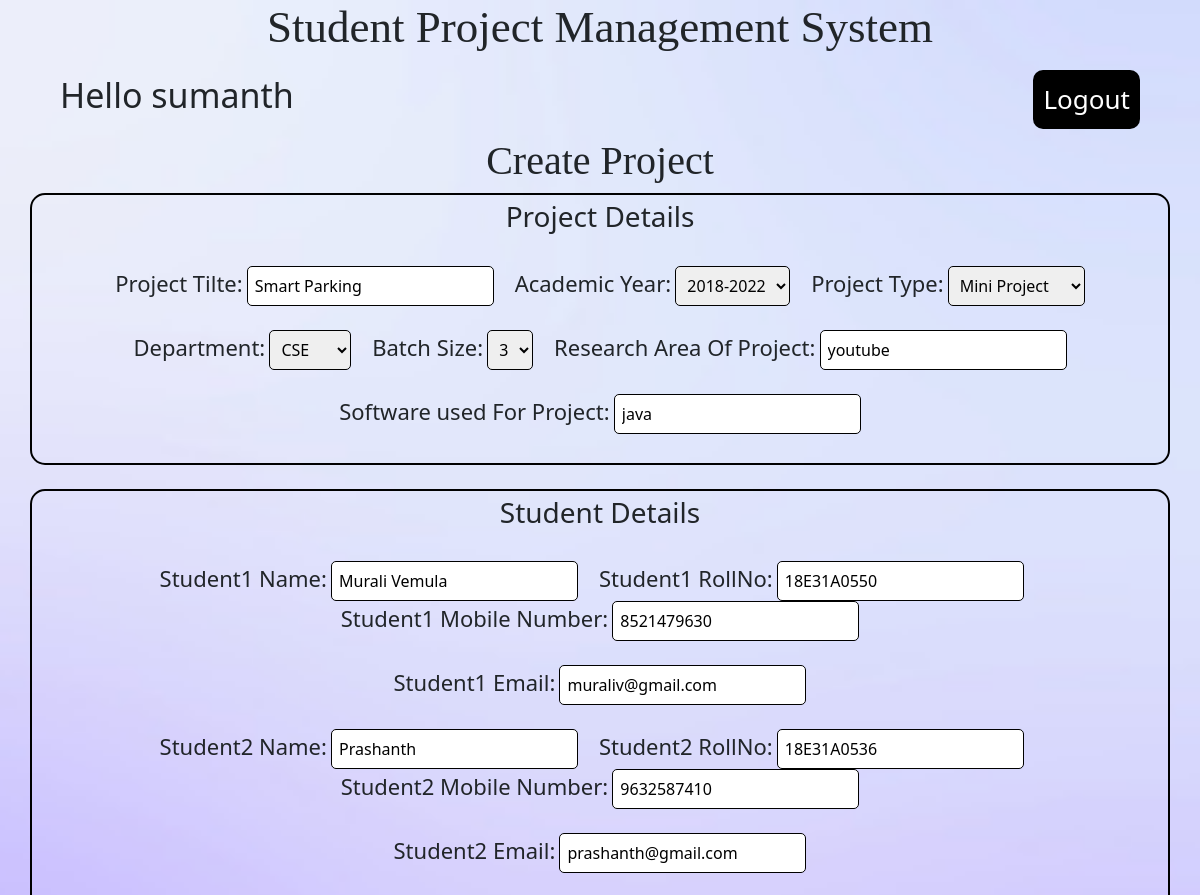
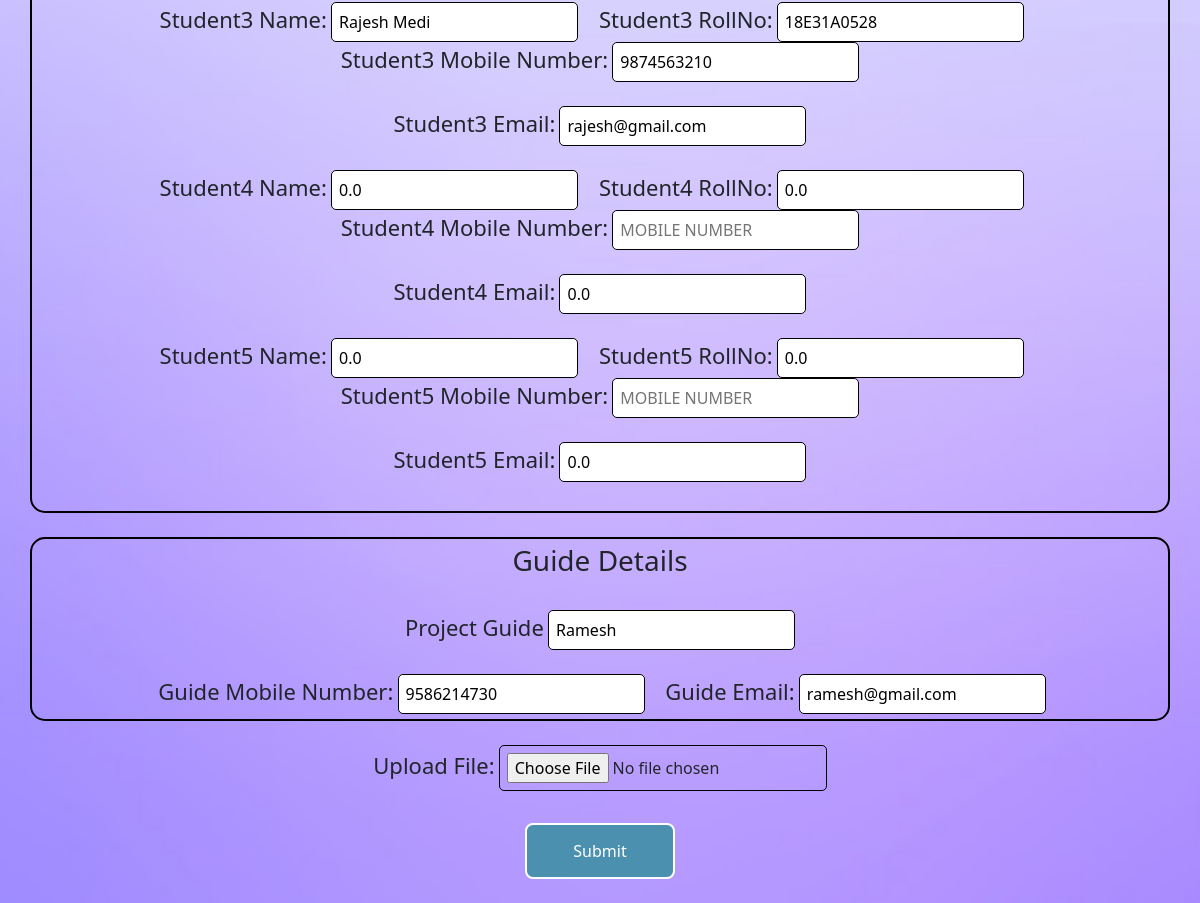
Page /update/67/ (signed in) on the committed database (2 pictures, top to bottom).
### collegeproject/models.py (models this page shows, shortened)
class Project(models.Model):
    Title=models.CharField(null=True, blank=True,max_length=100)
    Academic=models.CharField(null=True, blank=True,max_length=100)
    ProjectType=models.CharField(null=True, blank=True,max_length=100)
    Department=models.CharField(null=True, blank=True,max_length=100)
    GroupSize=models.IntegerField(null=True, blank=True)
    StudentName1=models.CharField(null=True, blank=True,max_length=100)
    StudentRollno1=models.CharField(null=True, blank=True,max_length=100)
    StudentMobileNumber1 = models.IntegerField(null=True, blank=True)
    StudentEmail1 = models.EmailField(null=True, blank=True,max_length=100)
    StudentName2=models.CharField(null=True, blank=True,max_length=100)
    StudentRollno2=models.CharField(null=True, blank=True,max_length=100)
    StudentMobileNumber2 = models.IntegerField(null=True, blank=True)
    StudentEmail2 = models.EmailField(null=True, blank=True,max_length=100)
    StudentName3=models.CharField(null=True, blank=True,max_length=100)
    StudentRollno3=models.CharField(null=True, blank=True,max_length=100)
    StudentMobileNumber3 = models.IntegerField(null=True, blank=True)
    StudentEmail3 = models.EmailField(null=True, blank=True,max_length=100)
    StudentName4=models.CharField(null=True, blank=True,max_length=100)
    StudentRollno4=models.CharField(null=True, blank=True,max_length=100)
    StudentMobileNumber4 = models.IntegerField(null=True, blank=True)
    StudentEmail4 = models.EmailField(null=True, blank=True,max_length=100)
    StudentName5=models.CharField(null=True, blank=True,max_length=100)
    StudentRollno5=models.CharField(null=True, blank=True,max_length=100)
    StudentMobileNumber5 = models.IntegerField(null=True, blank=True)
    StudentEmail5 = models.EmailField(null=True, blank=True,max_length=100)
    Research=models.TextField(null=True, blank=True)
    Software=models.TextField(null=True, blank=True)
    GuideName=models.CharField(null=True, blank=True,max_length=100)
    GuideEmail =models.EmailField(null=True, blank=True,max_length=100)
    GuideNumber = models.IntegerField(null=True, blank=True)
    File=models.FileField(null=True, blank=True)

### collegeproject/views.py (the view, shortened to what this page needs)
# urls.py: path('update/<str:id1>/',views.update,name='update'),
@login_required(login_url='login')
def update(request,id1):
    project = Project.objects.get(id=id1)
    return render(request,'form.html',{'project':project})

### collegeproject/templates/form.html (shortened to what this page needs)
{% include 'base.html'%}
{% load static %}
{% block content %}
<!DOCTYPE html>
<html>
    <head>
        <link rel="stylesheet" href="{% static 'css/forms.css' %}">
      </head>
    <body>
        <div>
            <h1 class="heading">Create Project</h1>
        </div>
        <form method='POST' action="" enctype='multipart/form-data'>
            <div class="register-container">
                <div class="project-section">
                    <h3>Project Details</h3><br>
                    <label>Project Tilte:</label>
                    <input type="text" name="title" placeholder="TITLE" value="{{project.Title}}" required>&nbsp&nbsp&nbsp&nbsp
                    <label>Academic Year:</label>
                    <select name="academic">
                        <option value="2018-2022" {% if project.Academic == '2018-2022' %} selected {% endif %}>2018-2022</option>
                    </select>&nbsp&nbsp&nbsp&nbsp
                    <label>Project Type:</label>
                    <select name="project-type" value="project.ProjectType">
                        <option value="Mini Project" {% if project.ProjectType == 'Mini Project' %} selected {% endif %}>Mini Project</option>
                    </select><br><br>
                    <label>Department:</label>
                    <select name="department" value="project.Department">
                        <option value="CSE" {% if project.Department == 'CSE' %} selected {% endif %}>CSE</option>
                    </select>&nbsp&nbsp&nbsp&nbsp
                    <label class="batch">Batch Size:</label>
                    <select name="size" value="{{project.GroupSize}}">
                        <option value="3" {% if project.GroupSize == '3' %} selected {% endif %}>3</option>
                    </select>&nbsp&nbsp&nbsp&nbsp
                    <label>Research Area Of Project:</label>
                    <input type="text" name="research" placeholder="RESEARCH"  value="{{project.Research}}" required><br><br>
                    <label>Software used For Project:</label>
                    <input type="text" name="software" placeholder="SOFTWARE USED"  value="{{project.Software}}" required><br><br>
                </div><br>
                <div class="student-section">
                    <h3>Student Details</h3><br>
                    <label>Student1 Name:</label>
                    <input type="text" name="st-name1" placeholder="ENTER FULL NAME" value="{{project.StudentName1}}" required>&nbsp&nbsp&nbsp&nbsp
                    <label>Student1 RollNo:</label>
                    <input type="text" name="st-rno1" placeholder="ENTER 10 DIGIT ID" value="{{project.StudentRollno1}}" required>&nbsp&nbsp&nbsp&nbsp
                    <label>Student1 Mobile Number:</label>
                    <input type="number" name="st-mobilenumber1" placeholder="MOBILE NUMBER" value="{{project.StudentMobileNumber1}}" required><br><br>
                    <label>Student1 Email:</label>
                    <input type="email" name="St-email1" placeholder="ENTER EMAIL" required value="{{project.StudentEmail1}}" ><br><br>
                    <label>Student2 Name:</label>
                    <input type="text" name="st-name2" placeholder="ENTER FULL NAME" value="{{project.StudentName2}}" required>&nbsp&nbsp&nbsp&nbsp
                    <label>Student2 RollNo:</label>
                    <input type="text" name="st-rno2" placeholder="ENTER 10 DIGIT ID" value="{{project.StudentRollno2}}" required>&nbsp&nbsp&nbsp&nbsp
                    <label>Student2 Mobile Number:</label>
                    <input type="number" name="st-mobilenumber2" placeholder="MOBILE NUMBER" value="{{project.StudentMobileNumber2}}" required><br><br>
                    <label>Student2 Email:</label>
                    <input type="email" name="St-email2" placeholder="ENTER EMAIL" required value="{{project.StudentEmail2}}" ><br><br>
                    <label>Student3 Name:</label>
                    <input type="text" name="st-name3" placeholder="ENTER FULL NAME" value="{{project.StudentName3}}" required>&nbsp&nbsp&nbsp&nbsp
                    <label>Student3 RollNo:</label>
                    <input type="text" name="st-rno3" placeholder="ENTER 10 DIGIT ID" value="{{project.StudentRollno3}}" required>&nbsp&nbsp&nbsp&nbsp
                    <label>Student3 Mobile Number:</label>
                    <input type="number" name="st-mobilenumber3" placeholder="MOBILE NUMBER" value="{{project.StudentMobileNumber3}}" required><br><br>
                    <label>Student3 Email:</label>
                    <input type="email" name="St-email3" placeholder="ENTER EMAIL" required value="{{project.StudentEmail3}}" ><br><br>
                    <label>Student4 Name:</label>
                    <input type="text" name="st-name4" placeholder="ENTER FULL NAME" {% if project.StudentName4 is not none %} value="{{project.StudentName4}}" {% endif %}>&nbsp&nbsp&nbsp&nbsp
                    <label>Student4 RollNo:</label>
                    <input type="text" name="st-rno4" placeholder="ENTER 10 DIGIT ID" {% if project.StudentRollno4 is not none %} value="{{project.StudentRollno4}}" {% endif %}>&nbsp&nbsp&nbsp&nbsp
                    <label>Student4 Mobile Number:</label>
                    <input type="number" name="st-mobilenumber4" placeholder="MOBILE NUMBER" {% if project.StudentMobileNumber4 != 0 %} value="{{project.StudentMobileNumber4}}" {% endif %}><br><br>
                    <label>Student4 Email:</label>
                    <input type="email" name="St-email4" placeholder="ENTER EMAIL" {% if project.StudentEmail4 != 0 %} value="{{project.StudentEmail4}}" {% endif %}><br><br>
                    <label>Student5 Name:</label>
                    <input type="text" name="st-name5" placeholder="ENTER FULL NAME" {% if project.StudentName5 is not none %} value="{{project.StudentName5}}" {% endif %}>&nbsp&nbsp&nbsp&nbsp
                    <label>Student5 RollNo:</label>
                    <input type="text" name="st-rno5" placeholder="ENTER 10 DIGIT ID" {% if project.StudentRollno5 is not none %} value="{{project.StudentRollno5}}" {% endif %}>&nbsp&nbsp&nbsp&nbsp
                    <label>Student5 Mobile Number:</label>
                    <input type="number" name="st-mobilenumber5" placeholder="MOBILE NUMBER" {% if project.StudentMobileNumber5 != 0 %} value="{{project.StudentMobileNumber5}}" {% endif %}><br><br>
                    <label>Student5 Email:</label>
                    <input type="email" name="St-email5" placeholder="ENTER EMAIL" {% if project.StudentEmail5 != 0 %} value="{{project.StudentEmail5}}" {%endif%} ><br><br>
                </div><br>
                <div class="guide-section">
                    <h3>Guide Details</h3><br>
                    <label class="guide">Project Guide </label>
                    <input type="text" name="guide-name" placeholder="GUIDE" value="{{project.GuideName}}" required><br><br>&nbsp&nbsp&nbsp&nbsp
                    <label>Guide Mobile Number:</label>
                    <input type="number" name="guide-number" placeholder="MOBILE NUMBER" value="{{project.GuideNumber}}">&nbsp&nbsp&nbsp&nbsp
                    <label>Guide Email:</label>
                    <input type="email" name="guide-email" placeholder="EMAIL" value="{{project.GuideEmail}}">&nbsp&nbsp&nbsp&nbsp
                </div><br>
                <label class="file">Upload File:</label>
                <input type="file" name="file" value="{{project.File.url}}" required><br><br>
                <button type="submit">Submit</button>
            </div>
        </form>
    </body>
</html>
{% endblock %}

### collegeproject/templates/base.html (shortened to what this page needs)
{% load static %}
{% block content %}
<html>
    <head>
        <link href="https://cdn.jsdelivr.net/npm/bootstrap@5.0.2/dist/css/bootstrap.min.css" rel="stylesheet">
        <link rel="stylesheet" href="{% static 'css/main.css' %}">
    </head>
    <body>
        <h1 style="text-align: center;font-family: Comic Sans MS;font-size: 45px;" class="heading">Student Project Management System</h1>
        <div class="navbar">
            <h2 style="float: left;  padding-left: 60px;" class="welcome">Hello  {{user}}</h2>
            <a href="{% url 'logout' %}" style="float: right; text-decoration: none; font-size: 26px; margin-right: 60px; padding: 10px; color: white; border-radius: 10px; background-color: black;">Logout</button></a>
        </div>
    </body>
</html>
{% endblock %}

### collegeproject/static/css/main.css (style rules this page uses)
.heading { text-align: center; font-family: Comic Sans MS; font-size: 45px; }
body { background: url("images/homepage.jpg") no-repeat center center fixed; background-size: cover; -o-background-size: cover; -webkit-background-size: cover; -moz-background-size: cover; }
.welcome { padding-left: 140px; font-size: 34px; }

### collegeproject/static/css/forms.css (style rules this page uses)
.register-container { text-align:center; }
.project-section,.student-section,.guide-section { border: 2px solid black; border-radius: 15px; padding-top: 5px; padding-bottom: 5px; margin-left: 30px; margin-right: 30px; }
label { font-size: 22px; font-weight: 650px; }
input,select { border:1px solid black; border-radius: 5px; padding: 7px; }
body { background: url("images/bg1.jpg") no-repeat center center fixed; background-size: cover; -o-background-size: cover; -webkit-background-size: cover; -moz-background-size: cover; }
button { background-color: #4c90af; color: white; padding: 14px 24px; margin: 8px 0; border: none; cursor: pointer; width: 150px; border-radius: 8px; border : 2px solid; }
.heading { text-align: center; font-family: Comic Sans MS; font-size: 40px; }

### rows in the picture
Project: title "Smart Parking", academic "2018-2022", department "CSE", size "3", research "youtube", software "java", st-name1 "Murali Vemula", st-rno1 "18E31A0550", st-mobilenumber1 "8521479630", St-email1 "muraliv@gmail.com", st-name2 "Prashanth", st-rno2 "18E31A0536", st-mobilenumber2 "9632587410", St-email2 "prashanth@gmail.com", st-name3 "Rajesh Medi", st-rno3 "18E31A0528", st-mobilenumber3 "9874563210", St-email3 "rajesh@gmail.com", st-name4 "0.0", st-rno4 "0.0", St-email4 "0.0", st-name5 "0.0", st-rno5 "0.0", St-email5 "0.0", guide-name "Ramesh", guide-number "9586214730", guide-email "ramesh@gmail.com"

### other values in the picture
{{ user }} "sumanth"
